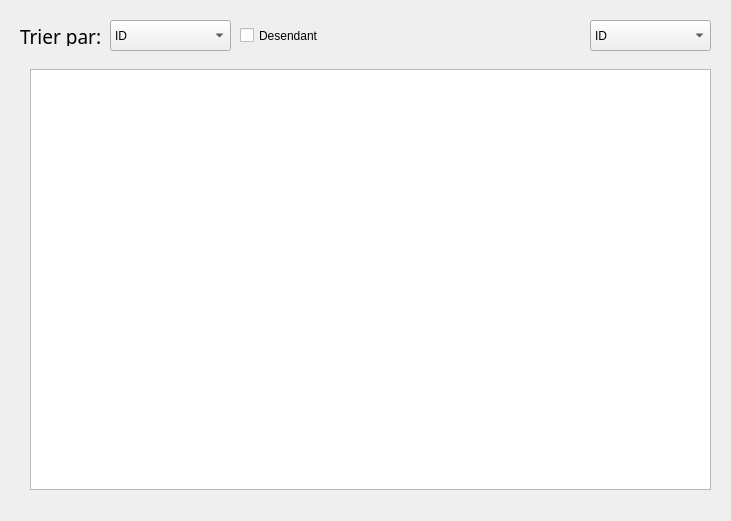
    <widget class="QWidget" name="widget" native="true">
     <property name="geometry">
      <rect>
       <x>820</x>
       <y>320</y>
       <width>731</width>
       <height>521</height>
      </rect>
     </property>
     <widget class="QComboBox" name="reach">
      <property name="geometry">
       <rect>
        <x>590</x>
        <y>20</y>
        <width>121</width>
        <height>31</height>
       </rect>
      </property>
      <item>
       <property name="text">
        <string>ID</string>
       </property>
      </item>
      <item>
       <property name="text">
        <string>NUM</string>
       </property>
      </item>
      <item>
       <property name="text">
        <string>MDP</string>
       </property>
      </item>
      <item>
       <property name="text">
        <string>NOM</string>
       </property>
      </item>
      <item>
       <property name="text">
        <string>ADR</string>
       </property>
      </item>
      <item>
       <property name="text">
        <string>DEPARTEMENT</string>
       </property>
      </item>
     </widget>
     <widget class="QComboBox" name="reach_2">
      <property name="geometry">
       <rect>
        <x>110</x>
        <y>20</y>
        <width>121</width>
        <height>31</height>
       </rect>
      </property>
      <item>
       <property name="text">
        <string>ID</string>
       </property>
      </item>
      <item>
       <property name="text">
        <string>NUM</string>
       </property>
      </item>
      <item>
       <property name="text">
        <string>MDP</string>
       </property>
      </item>
      <item>
       <property name="text">
        <string>NOM</string>
       </property>
      </item>
      <item>
       <property name="text">
        <string>ADRESSE</string>
       </property>
      </item>
      <item>
       <property name="text">
        <string>DEPARTEMENT</string>
       </property>
      </item>
     </widget>
     <widget class="QTableView" name="tab_emp">
      <property name="geometry">
       <rect>
        <x>30</x>
        <y>69</y>
        <width>681</width>
        <height>421</height>
       </rect>
      </property>
     </widget>
     <widget class="QCheckBox" name="checkBox">
      <property name="geometry">
       <rect>
        <x>240</x>
        <y>20</y>
        <width>101</width>
        <height>31</height>
       </rect>
      </property>
      <property name="text">
       <string>Desendant</string>
      </property>
     </widget>
     <widget class="QLabel" name="label_9">
      <property name="geometry">
       <rect>
        <x>20</x>
        <y>26</y>
        <width>81</width>
        <height>20</height>
       </rect>
      </property>
      <property name="font">
       <font>
        <family>Bell MT</family>
        <pointsize>14</pointsize>
        <italic>false</italic>
        <bold>false</bold>
       </font>
      </property>
      <property name="text">
       <string>Trier par:</string>
      </property>
     </widget>
    </widget>
